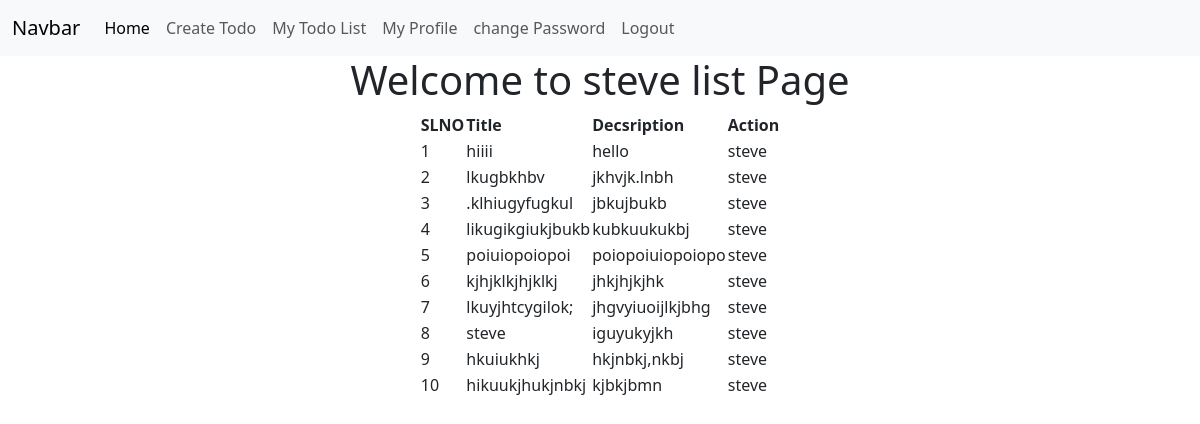
Screenshot of /my_list (signed in) with the database file from the repository.
### app/models.py (models this page shows, shortened)
class Todo(models.Model):
    user = models.ForeignKey(User, on_delete=models.CASCADE, related_name='todos')
    title = models.CharField(max_length=150)
    desc = models.TextField()

### app/views.py (the view)
    def inner(request, *args, **kwargs):
        un = request.session.get('username')
        if un:
            return func(request, *args, **kwargs)
        return HttpResponseRedirect(reverse('user_login'))

### app/views.py (called while the page is built)
def login_required(func):
    def inner(request, *args, **kwargs):
        un = request.session.get('username')
        if un:
            return func(request, *args, **kwargs)
        return HttpResponseRedirect(reverse('user_login'))
    return inner

@login_required
def my_list(request):
    return render(request, 'my_list.html')

### templates/my_list.html
{% extends "base.html" %}
{% block content %}
  <center>
    <h1>Welcome to {{user.username}} list Page</h1>
    <table>
        <tr>
            <th>SLNO</th>
            <th>Title</th>
            <th>Decsription</th>
            <th>Action</th>
        </tr>
        {% for todo in user.todos.all %}
          <tr>
            <td>{{forloop.counter}}</td>
            <td>{{todo.title}}</td>
            <td>{{todo.desc}}</td>
            <td>{{todo.user.username}}</td>
          </tr>
        {% endfor %}
    </table>
  </center>
{% endblock content %}

### templates/base.html (shortened to what this page needs)
<!DOCTYPE html>
<html lang="en">
<head>
    <link href="https://cdn.jsdelivr.net/npm/bootstrap@5.3.6/dist/css/bootstrap.min.css" rel="stylesheet">
</head>
<body>
    <nav class="navbar navbar-expand-lg bg-body-tertiary">
  <div class="container-fluid">
    <a class="navbar-brand" href="#">Navbar</a>
    <div class="collapse navbar-collapse" id="navbarNav">
      <ul class="navbar-nav">
        <li class="nav-item">
          <a class="nav-link active" aria-current="page" href="{% url 'home' %}">Home</a>
        </li>
        {% if user.is_authenticated %}
          <li class="nav-item">
          <a class="nav-link" href="{% url 'create_todo' %}">Create Todo</a>
        </li>
        <li class="nav-item">
          <a class="nav-link" href="{% url 'my_list' %}">My Todo List</a>
        </li>
        <li class="nav-item">
          <a class="nav-link" href="">My Profile</a>
        </li>
        <li class="nav-item">
          <a class="nav-link" href="">change Password</a>
        </li>
      <li class="nav-item">
        <a class="nav-link" href="{% url 'user_logout' %}">Logout</a>
      </li>
      {% endif %}
      </ul>
    </div>
  </div>
</nav>
{% block content %}
{% endblock content %}
</body>
</html>

### rows the page displays
Todo: title "hiiii", desc "hello", user.username "steve"
Todo: title "lkugbkhbv", desc "jkhvjk.lnbh", user.username "steve"
Todo: title ".klhiugyfugkul", desc "jbkujbukb", user.username "steve"
Todo: title "likugikgiukjbukb", desc "kubkuukukbj", user.username "steve"
Todo: title "poiuiopoiopoi", desc "poiopoiuiopoiopo", user.username "steve"
Todo: title "kjhjklkjhjklkj", desc "jhkjhjkjhk", user.username "steve"
Todo: title "lkuyjhtcygilok;", desc "jhgvyiuoijlkjbhg", user.username "steve"
Todo: title "steve", desc "iguyukyjkh", user.username "steve"
Todo: title "hkuiukhkj", desc "hkjnbkj,nkbj", user.username "steve"
Todo: title "hikuukjhukjnbkj", desc "kjbkjbmn", user.username "steve"

### other values shown
{{ user.username }} "steve"
